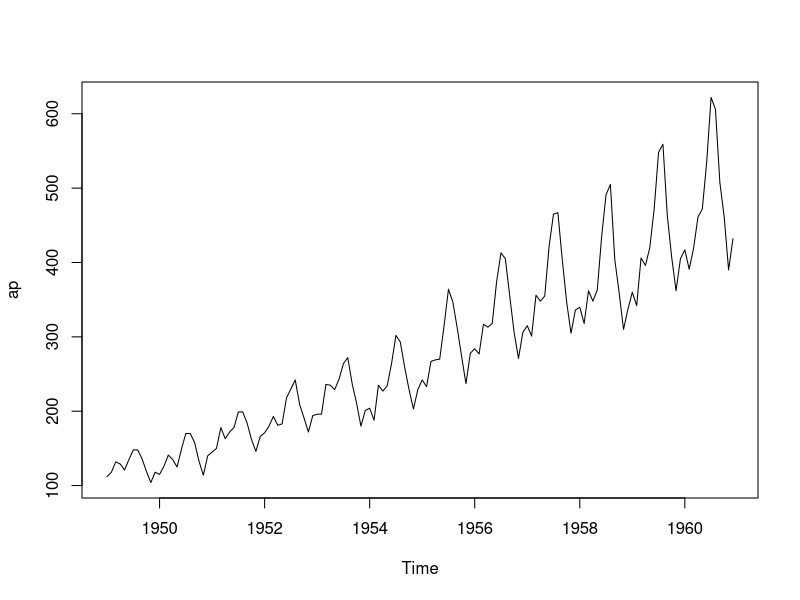

The R script that drew this image:
# Time Series Analysis in R----

# TIme series data
data("AirPassengers")
ap <- AirPassengers #giving it a short name
str(ap) #checking th structure of the dataframe
head(ap)
ts(ap, frequency = 12, start = c(1949,1)) #ts is for time series, where frequencey is 12, that means it is monthly data, starting from the year 1949, and 1 is for January
attributes(ap)
plot(ap)
